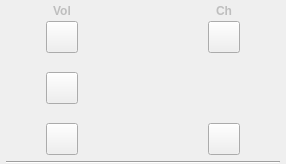
     <widget class="QWidget" name="menuWidget" native="true">
      <property name="sizePolicy">
       <sizepolicy hsizetype="Expanding" vsizetype="Fixed">
        <horstretch>0</horstretch>
        <verstretch>0</verstretch>
       </sizepolicy>
      </property>
      <property name="minimumSize">
       <size>
        <width>0</width>
        <height>164</height>
       </size>
      </property>
      <property name="maximumSize">
       <size>
        <width>16777215</width>
        <height>164</height>
       </size>
      </property>
      <layout class="QVBoxLayout" name="verticalLayout_6">
       <property name="spacing">
        <number>0</number>
       </property>
       <property name="leftMargin">
        <number>6</number>
       </property>
       <property name="topMargin">
        <number>0</number>
       </property>
       <property name="rightMargin">
        <number>6</number>
       </property>
       <property name="bottomMargin">
        <number>0</number>
       </property>
       <item>
        <spacer name="verticalSpacer_9">
         <property name="orientation">
          <enum>Qt::Orientation::Vertical</enum>
         </property>
         <property name="sizeHint" stdset="0">
          <size>
           <width>20</width>
           <height>0</height>
          </size>
         </property>
        </spacer>
       </item>
       <item>
        <widget class="QFrame" name="menuFrame_internal">
         <property name="enabled">
          <bool>true</bool>
         </property>
         <property name="sizePolicy">
          <sizepolicy hsizetype="Expanding" vsizetype="Fixed">
           <horstretch>0</horstretch>
           <verstretch>0</verstretch>
          </sizepolicy>
         </property>
         <property name="minimumSize">
          <size>
           <width>0</width>
           <height>160</height>
          </size>
         </property>
         <property name="maximumSize">
          <size>
           <width>16777215</width>
           <height>160</height>
          </size>
         </property>
         <layout class="QGridLayout" name="gridLayout_2" rowstretch="0,0,0" rowminimumheight="0,0,0">
          <property name="leftMargin">
           <number>0</number>
          </property>
          <property name="topMargin">
           <number>0</number>
          </property>
          <property name="rightMargin">
           <number>0</number>
          </property>
          <property name="bottomMargin">
           <number>6</number>
          </property>
          <property name="horizontalSpacing">
           <number>0</number>
          </property>
          <item row="2" column="1">
           <layout class="QGridLayout" name="gridLayout">
            <property name="sizeConstraint">
             <enum>QLayout::SizeConstraint::SetMinAndMaxSize</enum>
            </property>
            <property name="spacing">
             <number>0</number>
            </property>
            <item row="2" column="1">
             <spacer name="verticalSpacer">
              <property name="orientation">
               <enum>Qt::Orientation::Vertical</enum>
              </property>
              <property name="sizeHint" stdset="0">
               <size>
                <width>20</width>
                <height>40</height>
               </size>
              </property>
             </spacer>
            </item>
            <item row="0" column="1">
             <widget class="QLabel" name="rc_lbl_volume">
              <property name="enabled">
               <bool>false</bool>
              </property>
              <property name="maximumSize">
               <size>
                <width>32</width>
                <height>12</height>
               </size>
              </property>
              <property name="font">
               <font>
                <bold>true</bold>
               </font>
              </property>
              <property name="text">
               <string>Vol</string>
              </property>
              <property name="alignment">
               <set>Qt::AlignmentFlag::AlignCenter</set>
              </property>
             </widget>
            </item>
            <item row="1" column="2" rowspan="5" colspan="4">
             <widget class="QWidget" name="widget" native="true">
              <property name="sizePolicy">
               <sizepolicy hsizetype="Fixed" vsizetype="Fixed">
                <horstretch>0</horstretch>
                <verstretch>0</verstretch>
               </sizepolicy>
              </property>
              <property name="minimumSize">
               <size>
                <width>130</width>
                <height>130</height>
               </size>
              </property>
              <property name="maximumSize">
               <size>
                <width>130</width>
                <height>130</height>
               </size>
              </property>
              <layout class="QGridLayout" name="gridLayout_5">
               <property name="leftMargin">
                <number>0</number>
               </property>
               <property name="topMargin">
                <number>0</number>
               </property>
               <property name="rightMargin">
                <number>0</number>
               </property>
               <property name="bottomMargin">
                <number>0</number>
               </property>
               <property name="spacing">
                <number>0</number>
               </property>
               <item row="0" column="0">
                <layout class="QGridLayout" name="gridLayout_4">
                 <property name="spacing">
                  <number>0</number>
                 </property>
                </layout>
               </item>
              </layout>
             </widget>
            </item>
            <item row="0" column="6">
             <widget class="QLabel" name="rc_lbl_channel">
              <property name="enabled">
               <bool>false</bool>
              </property>
              <property name="minimumSize">
               <size>
                <width>32</width>
                <height>0</height>
               </size>
              </property>
              <property name="maximumSize">
               <size>
                <width>32</width>
                <height>12</height>
               </size>
              </property>
              <property name="font">
               <font>
                <bold>true</bold>
                <kerning>true</kerning>
               </font>
              </property>
              <property name="text">
               <string>Ch</string>
              </property>
              <property name="alignment">
               <set>Qt::AlignmentFlag::AlignCenter</set>
              </property>
             </widget>
            </item>
            <item row="5" column="6">
             <widget class="QPushButton" name="rc_btn_chDown">
              <property name="minimumSize">
               <size>
                <width>32</width>
                <height>32</height>
               </size>
              </property>
              <property name="maximumSize">
               <size>
                <width>32</width>
                <height>32</height>
               </size>
              </property>
              <property name="font">
               <font>
                <pointsize>12</pointsize>
                <bold>true</bold>
               </font>
              </property>
              <property name="toolTip">
               <string>Channel Down</string>
              </property>
              <property name="accessibleDescription">
               <string>eevfvrfevg</string>
              </property>
              <property name="text">
               <string/>
              </property>
              <property name="icon">
               <iconset resource="../resource.qrc">
                <normaloff>:/images/nav/circle/down.png</normaloff>:/images/nav/circle/down.png</iconset>
              </property>
              <property name="iconSize">
               <size>
                <width>20</width>
                <height>20</height>
               </size>
              </property>
             </widget>
            </item>
            <item row="5" column="1">
             <widget class="QPushButton" name="rc_btn_volDown">
              <property name="sizePolicy">
               <sizepolicy hsizetype="Maximum" vsizetype="Fixed">
                <horstretch>0</horstretch>
                <verstretch>0</verstretch>
               </sizepolicy>
              </property>
              <property name="minimumSize">
               <size>
                <width>32</width>
                <height>32</height>
               </size>
              </property>
              <property name="maximumSize">
               <size>
                <width>32</width>
                <height>32</height>
               </size>
              </property>
              <property name="font">
               <font>
                <pointsize>12</pointsize>
                <bold>true</bold>
               </font>
              </property>
              <property name="toolTip">
               <string>Volume Down</string>
              </property>
              <property name="text">
               <string/>
              </property>
              <property name="icon">
               <iconset resource="../resource.qrc">
                <normaloff>:/images/nav/circle/down.png</normaloff>:/images/nav/circle/down.png</iconset>
              </property>
              <property name="iconSize">
               <size>
                <width>20</width>
                <height>20</height>
               </size>
              </property>
             </widget>
            </item>
            <item row="1" column="1">
             <widget class="QPushButton" name="rc_btn_volUp">
              <property name="minimumSize">
               <size>
                <width>32</width>
                <height>32</height>
               </size>
              </property>
              <property name="maximumSize">
               <size>
                <width>32</width>
                <height>32</height>
               </size>
              </property>
              <property name="font">
               <font>
                <pointsize>12</pointsize>
                <bold>true</bold>
               </font>
              </property>
              <property name="toolTip">
               <string>Volume Up</string>
              </property>
              <property name="text">
               <string/>
              </property>
              <property name="icon">
               <iconset resource="../resource.qrc">
                <normaloff>:/images/nav/circle/up.png</normaloff>:/images/nav/circle/up.png</iconset>
              </property>
              <property name="iconSize">
               <size>
                <width>20</width>
                <height>20</height>
               </size>
              </property>
             </widget>
            </item>
            <item row="3" column="0">
             <spacer name="horizontalSpacer_4">
              <property name="orientation">
               <enum>Qt::Orientation::Horizontal</enum>
              </property>
              <property name="sizeHint" stdset="0">
               <size>
                <width>40</width>
                <height>20</height>
               </size>
              </property>
             </spacer>
            </item>
            <item row="3" column="1">
             <widget class="QPushButton" name="rc_btn_mute">
              <property name="minimumSize">
               <size>
                <width>32</width>
                <height>32</height>
               </size>
              </property>
              <property name="maximumSize">
               <size>
                <width>32</width>
                <height>32</height>
               </size>
              </property>
              <property name="toolTip">
               <string>Mute</string>
              </property>
              <property name="text">
               <string/>
              </property>
              <property name="icon">
               <iconset resource="../resource.qrc">
                <normaloff>:/images/nav/other/volOff.png</normaloff>:/images/nav/other/volOff.png</iconset>
              </property>
              <property name="iconSize">
               <size>
                <width>20</width>
                <height>20</height>
               </size>
              </property>
             </widget>
            </item>
            <item row="3" column="2">
             <spacer name="horizontalSpacer_14">
              <property name="orientation">
               <enum>Qt::Orientation::Horizontal</enum>
              </property>
              <property name="sizeHint" stdset="0">
               <size>
                <width>40</width>
                <height>20</height>
               </size>
              </property>
             </spacer>
            </item>
            <item row="6" column="3">
             <spacer name="verticalSpacer_18">
              <property name="orientation">
               <enum>Qt::Orientation::Vertical</enum>
              </property>
              <property name="sizeHint" stdset="0">
               <size>
                <width>20</width>
                <height>10</height>
               </size>
              </property>
             </spacer>
            </item>
            <item row="3" column="5">
             <spacer name="horizontalSpacer_17">
              <property name="orientation">
               <enum>Qt::Orientation::Horizontal</enum>
              </property>
              <property name="sizeHint" stdset="0">
               <size>
                <width>40</width>
                <height>20</height>
               </size>
              </property>
             </spacer>
            </item>
            <item row="3" column="7">
             <spacer name="horizontalSpacer_12">
              <property name="orientation">
               <enum>Qt::Orientation::Horizontal</enum>
              </property>
              <property name="sizeHint" stdset="0">
               <size>
                <width>40</width>
                <height>20</height>
               </size>
              </property>
             </spacer>
            </item>
            <item row="1" column="6">
             <widget class="QPushButton" name="rc_btn_chUp">
              <property name="sizePolicy">
               <sizepolicy hsizetype="Fixed" vsizetype="Fixed">
                <horstretch>0</horstretch>
                <verstretch>0</verstretch>
               </sizepolicy>
              </property>
              <property name="minimumSize">
               <size>
                <width>32</width>
                <height>32</height>
               </size>
              </property>
              <property name="maximumSize">
               <size>
                <width>32</width>
                <height>32</height>
               </size>
              </property>
              <property name="font">
               <font>
                <pointsize>18</pointsize>
                <bold>true</bold>
               </font>
              </property>
              <property name="toolTip">
               <string>Channel Up</string>
              </property>
              <property name="text">
               <string/>
              </property>
              <property name="icon">
               <iconset resource="../resource.qrc">
                <normaloff>:/images/nav/circle/up.png</normaloff>:/images/nav/circle/up.png</iconset>
              </property>
              <property name="iconSize">
               <size>
                <width>20</width>
                <height>20</height>
               </size>
              </property>
             </widget>
            </item>
            <item row="4" column="1">
             <spacer name="verticalSpacer_2">
              <property name="orientation">
               <enum>Qt::Orientation::Vertical</enum>
              </property>
              <property name="sizeHint" stdset="0">
               <size>
                <width>20</width>
                <height>40</height>
               </size>
              </property>
             </spacer>
            </item>
            <item row="0" column="3">
             <spacer name="verticalSpacer_3">
              <property name="orientation">
               <enum>Qt::Orientation::Vertical</enum>
              </property>
              <property name="sizeType">
               <enum>QSizePolicy::Policy::Fixed</enum>
              </property>
              <property name="sizeHint" stdset="0">
               <size>
                <width>20</width>
                <height>20</height>
               </size>
              </property>
             </spacer>
            </item>
           </layout>
          </item>
         </layout>
        </widget>
       </item>
       <item>
        <spacer name="verticalSpacer_8">
         <property name="orientation">
          <enum>Qt::Orientation::Vertical</enum>
         </property>
         <property name="sizeHint" stdset="0">
          <size>
           <width>20</width>
           <height>0</height>
          </size>
         </property>
        </spacer>
       </item>
       <item>
        <widget class="Line" name="line_3">
         <property name="styleSheet">
          <string notr="true"/>
         </property>
         <property name="orientation">
          <enum>Qt::Orientation::Horizontal</enum>
         </property>
        </widget>
       </item>
      </layout>
     </widget>
